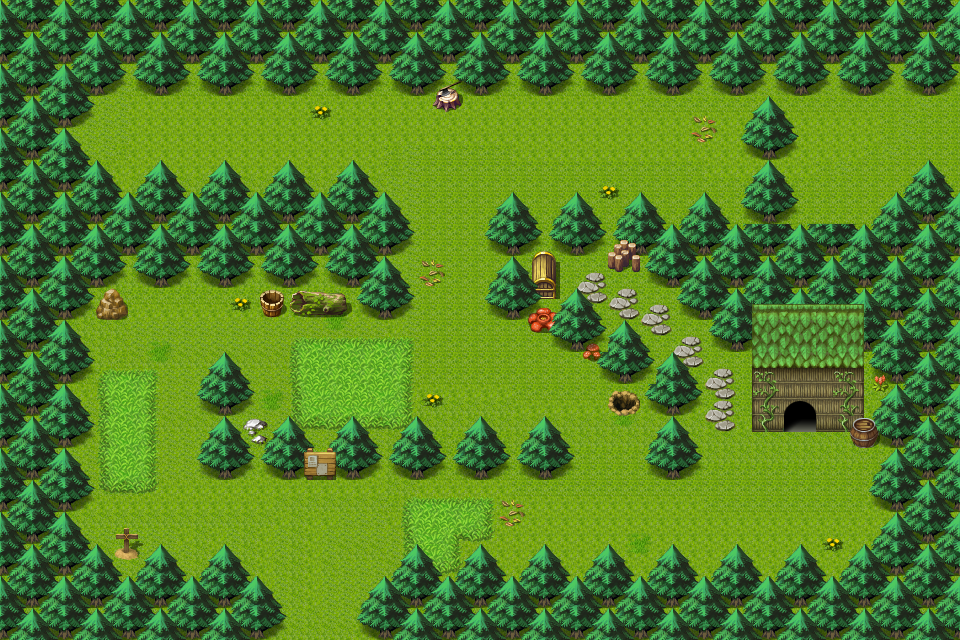

A level layout from a 2D game, rendered from its tile map. Below: a short description, then the map file with tile-grid data replaced by summaries:
An orthogonal 60x40 tile map with 16x16 px tiles, 7 tile layers (Tile Layer 1, Under Bottem, Bottom, Other Bottem, ...) and 1 object (Foral Forest Door).

<map version="1.0" orientation="orthogonal" renderorder="right-down" width="60" height="40" tilewidth="16" tileheight="16" nextobjectid="2">
 <tileset firstgid="1" name="RPG" tilewidth="16" tileheight="16" tilecount="8064">
  <image source="../Tilesets/rpg_maker.png" width="1024" height="2016" />
 </tileset>
 <layer name="Tile Layer 1" width="60" height="40">
  <data>[2400 cells, 2400 non-empty, 4 distinct tile ids]</data>
 </layer>
 <layer name="Under Bottem" width="60" height="40">
  <data>[2400 cells, 72 non-empty, 48 distinct tile ids]</data>
 </layer>
 <layer name="Bottom" width="60" height="40">
  <data>[2400 cells, 1695 non-empty, 92 distinct tile ids]</data>
 </layer>
 <layer name="Other Bottem" width="60" height="40">
  <data>[2400 cells, 43 non-empty, 36 distinct tile ids]</data>
 </layer>
 <layer name="Top" width="60" height="40">
  <data>[2400 cells, 28 non-empty, 16 distinct tile ids]</data>
 </layer>
 <layer name="Other Top" width="60" height="40">
  <data>[2400 cells, 0 non-empty, 0 distinct tile ids]</data>
 </layer>
 <layer name="Other Other Top" width="60" height="40">
  <data>[2400 cells, 0 non-empty, 0 distinct tile ids]</data>
 </layer>
 <objectgroup name="Object Layer 1">
  <object id="1" name="Foral Forest Door" x="272" y="637.333" width="98" height="8.66667" />
 </objectgroup>
</map>
